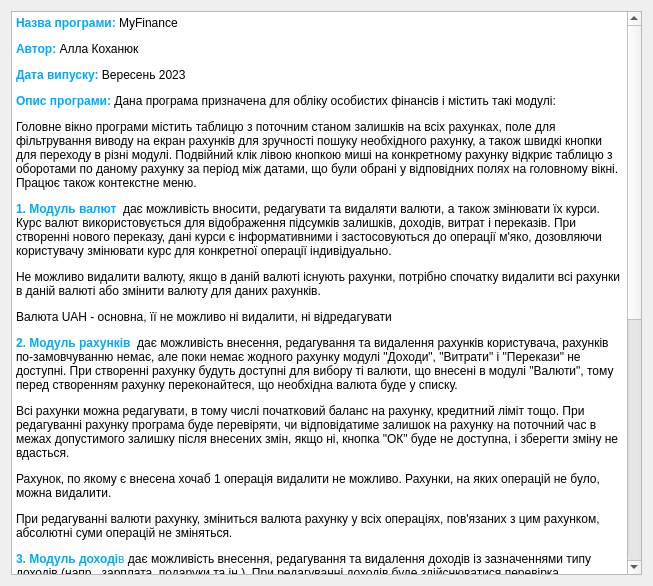
<?xml version="1.0" encoding="UTF-8"?>
<ui version="4.0">
 <class>Info</class>
 <widget class="QDialog" name="Info">
  <property name="geometry">
   <rect>
    <x>0</x>
    <y>0</y>
    <width>653</width>
    <height>586</height>
   </rect>
  </property>
  <property name="minimumSize">
   <size>
    <width>400</width>
    <height>370</height>
   </size>
  </property>
  <property name="windowTitle">
   <string>Про програму</string>
  </property>
  <property name="windowIcon">
   <iconset resource="Res.qrc">
    <normaloff>:/new/prefix1/IMG/ico.png</normaloff>:/new/prefix1/IMG/ico.png</iconset>
  </property>
  <layout class="QHBoxLayout" name="horizontalLayout">
   <item>
    <widget class="QTextBrowser" name="textBrowser">
     <property name="documentTitle">
      <string/>
     </property>
     <property name="html">
      <string>&lt;!DOCTYPE HTML PUBLIC &quot;-//W3C//DTD HTML 4.0//EN&quot; &quot;http://www.w3.org/TR/REC-html40/strict.dtd&quot;&gt;
&lt;html&gt;&lt;head&gt;&lt;meta name=&quot;qrichtext&quot; content=&quot;1&quot; /&gt;&lt;meta charset=&quot;utf-8&quot; /&gt;&lt;style type=&quot;text/css&quot;&gt;
p, li { white-space: pre-wrap; }
hr { height: 1px; border-width: 0; }
li.unchecked::marker { content: &quot;\2610&quot;; }
li.checked::marker { content: &quot;\2612&quot;; }
&lt;/style&gt;&lt;/head&gt;&lt;body style=&quot; font-family:'Segoe UI'; font-size:9pt; font-weight:400; font-style:normal;&quot;&gt;
&lt;p align=&quot;center&quot; style=&quot; margin-top:0px; margin-bottom:0px; margin-left:0px; margin-right:0px; -qt-block-indent:0; text-indent:0px;&quot;&gt;&lt;img src=&quot;:/new/prefix1/IMG/ico_small.png&quot; /&gt;&lt;/p&gt;
&lt;p style=&quot; margin-top:12px; margin-bottom:0px; margin-left:0px; margin-right:0px; -qt-block-indent:0; text-indent:0px;&quot;&gt;&lt;span style=&quot; font-family:'Segoe UI','sans-serif'; font-weight:700; color:#00aaff;&quot;&gt;Назва програми:&lt;/span&gt;&lt;span style=&quot; font-family:'Segoe UI','sans-serif';&quot;&gt; MyFinance&lt;/span&gt; &lt;/p&gt;
&lt;p style=&quot; margin-top:12px; margin-bottom:0px; margin-left:0px; margin-right:0px; -qt-block-indent:0; text-indent:0px;&quot;&gt;&lt;span style=&quot; font-family:'Segoe UI','sans-serif'; font-weight:700; color:#00aaff;&quot;&gt;Автор:&lt;/span&gt;&lt;span style=&quot; font-family:'Segoe UI','sans-serif'; color:#00aaff;&quot;&gt; &lt;/span&gt;Алла Коханюк&lt;/p&gt;
&lt;p style=&quot; margin-top:12px; margin-bottom:0px; margin-left:0px; margin-right:0px; -qt-block-indent:0; text-indent:0px;&quot;&gt;&lt;span style=&quot; font-family:'Segoe UI','sans-serif'; font-weight:700; color:#00aaff;&quot;&gt;Дата випуску:&lt;/span&gt;&lt;span style=&quot; color:#00aaff;&quot;&gt; &lt;/span&gt;Вересень 2023&lt;/p&gt;
&lt;p style=&quot; margin-top:12px; margin-bottom:12px; margin-left:0px; margin-right:0px; -qt-block-indent:0; text-indent:0px;&quot;&gt;&lt;span style=&quot; font-family:'Segoe UI','sans-serif'; font-weight:700; color:#00aaff;&quot;&gt;Опис програми: &lt;/span&gt;Дана програма призначена для обліку особистих фінансів і містить такі модулі:&lt;/p&gt;
&lt;p style=&quot; margin-top:12px; margin-bottom:12px; margin-left:0px; margin-right:0px; -qt-block-indent:0; text-indent:0px;&quot;&gt;Головне вікно програми містить таблицю з поточним станом залишків на всіх рахунках, поле для фільтрування виводу на екран рахунків для зручності пошуку необхідного рахунку, а також швидкі кнопки для переходу в різні модулі. Подвійний клік лівою кнопкою миші на конкретному рахунку відкриє таблицю з оборотами по даному рахунку за період між датами, що були обрані у відповідних полях на головному вікні. Працює також контекстне меню.&lt;/p&gt;
&lt;p style=&quot; margin-top:12px; margin-bottom:12px; margin-left:0px; margin-right:0px; -qt-block-indent:0; text-indent:0px;&quot;&gt;&lt;span style=&quot; font-weight:700; color:#00aaff;&quot;&gt;1. Модуль валют&lt;/span&gt;  дає можливість вносити, редагувати та видаляти валюти, а також змінювати їх курси. Курс валют використовується для відображення підсумків залишків, доходів, витрат і переказів. При створенні нового переказу, дані курси є інформативними і застосовуються до операції м'яко, дозовляючи користувачу змінювати курс для конкретної операції індивідуально.&lt;/p&gt;
&lt;p style=&quot; margin-top:12px; margin-bottom:12px; margin-left:0px; margin-right:0px; -qt-block-indent:0; text-indent:0px;&quot;&gt;Не можливо видалити валюту, якщо в даній валюті існують рахунки, потрібно спочатку видалити всі рахунки в даній валюті або змінити валюту для даних рахунків.&lt;/p&gt;
&lt;p style=&quot; margin-top:12px; margin-bottom:12px; margin-left:0px; margin-right:0px; -qt-block-indent:0; text-indent:0px;&quot;&gt;Валюта UAH - основна, її не можливо ні видалити, ні відредагувати&lt;/p&gt;
&lt;p style=&quot; margin-top:12px; margin-bottom:12px; margin-left:0px; margin-right:0px; -qt-block-indent:0; text-indent:0px;&quot;&gt;&lt;span style=&quot; font-weight:700; color:#00aaff;&quot;&gt;2. Модуль рахунків&lt;/span&gt;  дає можливість внесення, редагування та видалення рахунків користувача, рахунків по-замовчуванню немає, але поки немає жодного рахунку модулі &amp;quot;Доходи&amp;quot;, &amp;quot;Витрати&amp;quot; і &amp;quot;Перекази&amp;quot; не доступні. При створенні рахунку будуть доступні для вибору ті валюти, що внесені в модулі &amp;quot;Валюти&amp;quot;, тому перед створенням рахунку переконайтеся, що необхідна валюта буде у списку. &lt;/p&gt;
&lt;p style=&quot; margin-top:12px; margin-bottom:12px; margin-left:0px; margin-right:0px; -qt-block-indent:0; text-indent:0px;&quot;&gt;Всі рахунки можна редагувати, в тому числі початковий баланс на рахунку, кредитний ліміт тощо. При редагуванні рахунку програма буде перевіряти, чи відповідатиме залишок на рахунку на поточний час в межах допустимого залишку після внесених змін, якщо ні, кнопка &amp;quot;ОК&amp;quot; буде не доступна, і зберегти зміну не вдасться.&lt;/p&gt;
&lt;p style=&quot; margin-top:12px; margin-bottom:12px; margin-left:0px; margin-right:0px; -qt-block-indent:0; text-indent:0px;&quot;&gt;Рахунок, по якому є внесена хочаб 1 операція видалити не можливо. Рахунки, на яких операцій не було, можна видалити.&lt;/p&gt;
&lt;p style=&quot; margin-top:12px; margin-bottom:12px; margin-left:0px; margin-right:0px; -qt-block-indent:0; text-indent:0px;&quot;&gt;При редагуванні валюти рахунку, зміниться валюта рахунку у всіх операціях, пов'язаних з цим рахунком, абсолютні суми операцій не зміняться.&lt;/p&gt;
&lt;p style=&quot; margin-top:12px; margin-bottom:12px; margin-left:0px; margin-right:0px; -qt-block-indent:0; text-indent:0px;&quot;&gt;&lt;span style=&quot; font-weight:700; color:#00aaff;&quot;&gt;3. Модуль доході&lt;/span&gt;&lt;span style=&quot; color:#00aaff;&quot;&gt;в&lt;/span&gt; дає можливість внесення, редагування та видалення доходів із зазначеннями типу доходів (напр., зарплата, подаруки та ін.). При редагуванні доходів буде здійснюватися перевірка відповідності майбутнього (після внесення змін) залишку на рахунку допустимому значенню, якщо ні, збереження зміни буде неможливим.&lt;/p&gt;
&lt;p style=&quot; margin-top:12px; margin-bottom:12px; margin-left:0px; margin-right:0px; -qt-block-indent:0; text-indent:0px;&quot;&gt;&lt;span style=&quot; font-weight:700; color:#00aaff;&quot;&gt;4. Модуль витрат&lt;/span&gt; дає можливість внесення, редагування та видалення витрат із зазначеннями типу  (напр., продукти, одяг та ін.). При редагуванні доходів буде здійснюватися перевірка відповідності майбутнього (після внесення змін) залишку на рахунку допустимому значенню, якщо ні, збереження зміни буде неможливим.&lt;/p&gt;
&lt;p style=&quot; margin-top:12px; margin-bottom:12px; margin-left:0px; margin-right:0px; -qt-block-indent:0; text-indent:0px;&quot;&gt;&lt;span style=&quot; font-weight:700; color:#00aaff;&quot;&gt;5. Модуль переказів&lt;/span&gt; дає можливість внесення, редагування та видалення переказів між рахунками, в тому числі у різних валютах. При внесенні переказу контролюється майбутній залишок на рахунку, з якого здійсюється переказ, а при редактуванні і видаленні переказу також контролюється майбутній залишок на рахунку-отримувачу, щоб він залишався в межах допустимого значення.&lt;/p&gt;
&lt;p style=&quot; margin-top:12px; margin-bottom:12px; margin-left:0px; margin-right:0px; -qt-block-indent:0; text-indent:0px;&quot;&gt;Якщо вноситься/редагується переказ між різновалютними рахунками, програма початково пропонує курс, внесений в модулі &amp;quot;Валюти&amp;quot; для здійснення такої операції, але  його можна змінити при внесенні операції. При цьому курс в модулі &amp;quot;Валюти&amp;quot; не змінюється, перерахунок загальних підсумків по рахунках здійснюється по старому курсу, а для цієї конкретної операції по індивідуальному.&lt;/p&gt;
&lt;p style=&quot; margin-top:12px; margin-bottom:12px; margin-left:0px; margin-right:0px; -qt-block-indent:0; text-indent:0px;&quot;&gt;&lt;span style=&quot; font-weight:700; color:#00aaff;&quot;&gt;6. Модуль оборотів&lt;/span&gt; дає можливість побачити по конкретному обраному в таблиці на головному екрані рахунку за період між датами, вибраними також на головному екрані:&lt;br /&gt;- баланс на рахунку на початкову дату;&lt;br /&gt;- всі операції по даному рахунку в хронологічному порядку з детальним описом;&lt;br /&gt;-баланс на рахунку після кожної операції;&lt;br /&gt;- баланс на рахунку на кінцеву дату;&lt;/p&gt;
&lt;p style=&quot; margin-top:12px; margin-bottom:12px; margin-left:0px; margin-right:0px; -qt-block-indent:0; text-indent:0px;&quot;&gt;&lt;span style=&quot; font-weight:700; color:#00aaff;&quot;&gt;7. Модуль звітів &lt;/span&gt;містить три кнопки з можливістю формування трьох звітів:&lt;br /&gt;-структури доходів за типами (з можливістю вибрати діапазон часу для відображення);&lt;br /&gt;-структури витрат за типами  (з можливістю вибрати діапазон часу для відображення);&lt;br /&gt;- динаміку залишку на всіх рахунках (підсумок в еквівалені UAH) за весь період після кожної операції;&lt;/p&gt;
&lt;p style=&quot; margin-top:0px; margin-bottom:0px; margin-left:0px; margin-right:0px; -qt-block-indent:0; text-indent:0px;&quot;&gt;&lt;span style=&quot; font-weight:700; color:#00aaff;&quot;&gt;Примітка: &lt;/span&gt;Оскільки програма дозовляє редактувати також дату операції, проміжні залишки на рахунках не відстежуються і не перераховуються з урахуванням черговості  для перевірки допустимості операції. Котролюється тільки кінцевий залишок на рахунку.&lt;/p&gt;&lt;/body&gt;&lt;/html&gt;</string>
     </property>
    </widget>
   </item>
  </layout>
 </widget>
 <resources>
  <include location="Res.qrc"/>
 </resources>
 <connections/>
</ui>
